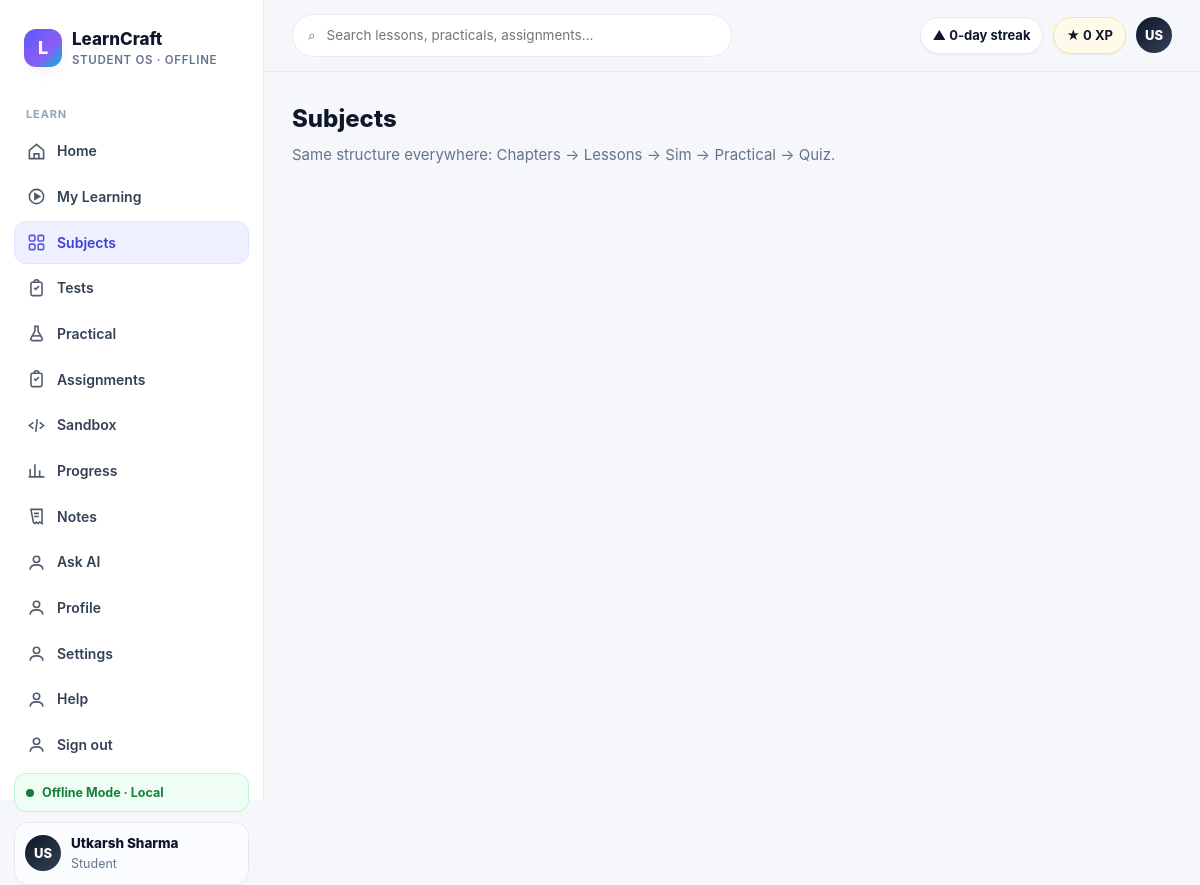
/subjects (signed in), run on an earlier commit of the app's database.
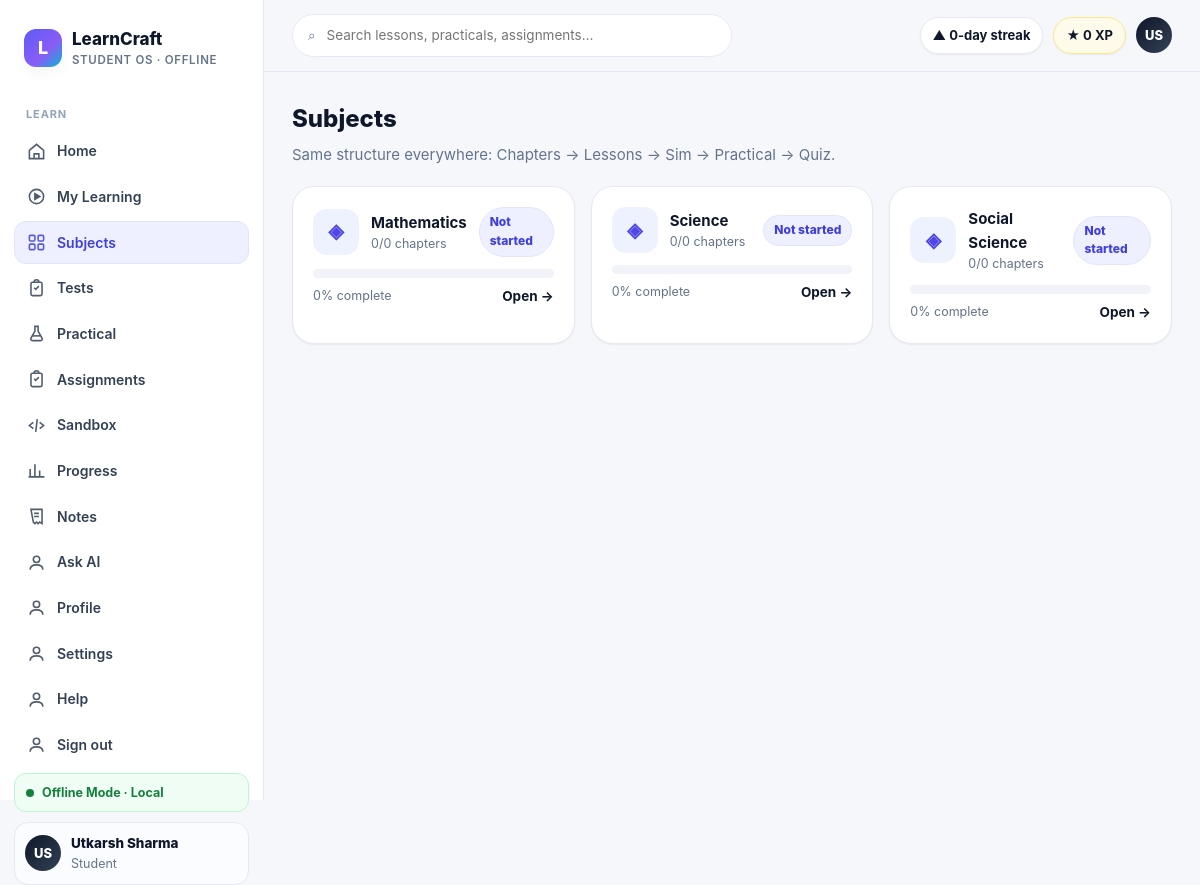
And on a later commit of the database.
### tables this page shows
CREATE TABLE academic_subjects (
            subject_id TEXT PRIMARY KEY,
            board TEXT NOT NULL,
            class_level TEXT NOT NULL,
            academic_year TEXT NOT NULL,
            slug TEXT NOT NULL,
            name TEXT NOT NULL,
            description TEXT NOT NULL DEFAULT '',
            source_version TEXT NOT NULL,
            UNIQUE(board, class_level, academic_year, slug)
        );

### app/main.py (the view)
@app.route("/subjects")
@require_auth
def subjects():
    return render_template("pages/subjects.html", title="Subjects",
                           subjects=student_subjects(current_user()["id"]), **shell_ctx("subjects", current_user()))

### app/database/connection.py (called while the page is built)
def resolve_db_path():
    configured = os.environ.get("LEARNCRAFT_DB_PATH")
    if configured:
        return Path(configured)
    return DATA_DIR / "learncraft.db"

def get_connection():
    db_path = resolve_db_path()
    db_path.parent.mkdir(parents=True, exist_ok=True)
    connection = sqlite3.connect(db_path)
    connection.row_factory = sqlite3.Row
    return connection

def _row_to_dict(row):
    return dict(row) if row else None

def get_user_by_id(user_id):
    connection = get_connection()
    user = connection.execute("SELECT * FROM users WHERE id = ?", (int(user_id),)).fetchone()
    connection.close()
    return _row_to_dict(user)

def user_payload(user):
    if not user:
        return None
    user_data = dict(user)
    user_data.pop("password_hash", None)
    return user_data

def get_user_progress(user_id):
    connection = get_connection()
    rows = connection.execute(
        "SELECT * FROM learning_progress WHERE user_id = ? ORDER BY updated_at DESC",
        (int(user_id),),
    ).fetchall()
    connection.close()
    return [dict(row) for row in rows]

### frontend/templates/pages/subjects.html
{% extends "base.html" %}{% from "components.html" import progressbar, badge %}
{% block content %}
<div class="page-head"><div><div class="h1">Subjects</div><p>Same structure everywhere: Chapters → Lessons → Sim → Practical → Quiz.</p></div></div>
<div class="grid grid-3">
{% for s in subjects %}
<a class="card hover subj" href="/subjects/{{ s.slug }}" data-search="{{ s.name }}">
  <div class="subj-top"><div class="tile-icon" style="background:{{ s.bg }};color:{{ s.color }}">{{ s.icon }}</div><div><b>{{ s.name }}</b><div class="caption">{{ s.completed }}/{{ s.chapters }} chapters</div></div><span style="margin-left:auto">{{ badge(s.tag, 'ok' if s.tag=='Ahead' else ('warn' if s.tag=='Needs focus' else 'info')) }}</span></div>
  {{ progressbar(s.progress) }}
  <div style="display:flex;justify-content:space-between;margin-top:8px"><span class="caption">{{ s.progress }}% complete</span><b class="body-sm">Open →</b></div>
</a>
{% endfor %}
</div>
{% endblock %}

### frontend/templates/base.html (shortened to what this page needs)
<!DOCTYPE html>
<html lang="en">
<head>
<link rel="stylesheet" href="/static/css/design-system.css">
</head>
<body>
{% from "components.html" import icon %}
<div class="shell">
  <aside class="sidebar" id="sidebar">
    <div class="brand"><div class="brand-mark">L</div><div><div class="brand-name">LearnCraft</div><div class="brand-sub">Student OS · Offline</div></div></div>
    <nav class="nav">
      <div class="nav-label">Learn</div>
      {% for item in nav %}
      <a class="nav-item {% if active == item.slug %}active{% endif %}" href="{{ item.href }}">{{ icon(item.icon) }}{{ item.label }}
      </a>
      {% endfor %}
    </nav>
    <div class="side-foot">
      <div class="offline-pill" data-network-pill><span class="dot pulse"></span><span>Offline Mode · Local</span></div>
      <div class="mini-profile"><div class="avatar">{{ student.avatar }}</div><div><div style="font-weight:800;font-size:13.5px">{{ student.name }}</div><div class="caption">{{ student.roll_no }}</div></div></div>
    </div>
  </aside>
  <div class="main">
    <div class="topbar">
      <div class="search">⌕ <input id="globalSearch" placeholder="Search lessons, practicals, assignments…" oninput="filterCards(this.value)"></div>
      <div class="top-actions">
        <span class="pill">▲ {{ student.streak_days }}-day streak</span>
        <span class="pill xp">★ {{ student.xp }} XP</span>
        <div class="avatar">{{ student.avatar }}</div>
      </div>
    </div>
    <div class="content">{% block content %}{% endblock %}</div>
  </div>
</div>
</body>
</html>

### frontend/templates/components.html (shortened to what this page needs)
{% macro icon(name) -%}
{% if name == 'home' %}<svg viewBox="0 0 24 24" fill="none" stroke="currentColor" stroke-width="2"><path d="M3 10.5 12 3l9 7.5V21H3z"/><path d="M9 21v-6h6v6"/></svg>
{% elif name == 'play' %}<svg viewBox="0 0 24 24" fill="none" stroke="currentColor" stroke-width="2"><circle cx="12" cy="12" r="9"/><path d="M10 8.5v7l6-3.5z" fill="currentColor"/></svg>
{% elif name == 'grid' %}<svg viewBox="0 0 24 24" fill="none" stroke="currentColor" stroke-width="2"><rect x="3" y="3" width="7" height="7" rx="1.5"/><rect x="14" y="3" width="7" height="7" rx="1.5"/><rect x="3" y="14" width="7" height="7" rx="1.5"/><rect x="14" y="14" width="7" height="7" rx="1.5"/></svg>
{% elif name == 'flask' %}<svg viewBox="0 0 24 24" fill="none" stroke="currentColor" stroke-width="2"><path d="M9 3h6M10 3v6l-5 9a2 2 0 0 0 1.8 3h10.4A2 2 0 0 0 19 18l-5-9V3"/><path d="M7.5 15h9"/></svg>
{% elif name == 'clip' %}<svg viewBox="0 0 24 24" fill="none" stroke="currentColor" stroke-width="2"><rect x="5" y="4" width="14" height="17" rx="2"/><path d="M9 4a3 3 0 0 1 6 0M9 11l2 2 4-4"/></svg>
{% elif name == 'code' %}<svg viewBox="0 0 24 24" fill="none" stroke="currentColor" stroke-width="2"><path d="m8 8-5 4 5 4M16 8l5 4-5 4M13 4l-2 16"/></svg>
{% elif name == 'chart' %}<svg viewBox="0 0 24 24" fill="none" stroke="currentColor" stroke-width="2"><path d="M4 20V10M10 20V4M16 20v-8M22 20H2"/></svg>
{% elif name == 'note' %}<svg viewBox="0 0 24 24" fill="none" stroke="currentColor" stroke-width="2"><path d="M5 3h14v18l-3-2-2 2-2-2-2 2-2-2z"/><path d="M9 8h6M9 12h6"/></svg>
{% elif name == 'user' %}<svg viewBox="0 0 24 24" fill="none" stroke="currentColor" stroke-width="2"><circle cx="12" cy="8" r="4"/><path d="M4 21c0-4 3.6-6 8-6s8 2 8 6"/></svg>
{% else %}<svg viewBox="0 0 24 24" fill="none" stroke="currentColor" stroke-width="2"><circle cx="12" cy="12" r="9"/></svg>
{% endif %}
{%- endmacro %}
{% macro progressbar(pct) -%}
<div class="pbar" role="progressbar" aria-valuenow="{{ pct }}" aria-valuemin="0" aria-valuemax="100"><i style="width:{{ pct }}%"></i></div>
{%- endmacro %}
{% macro badge(text, tone='muted') -%}<span class="badge {{ tone }}">{{ text }}</span>{%- endmacro %}

What changed in the data, as far as the page shows it:
added academic_subjects: icon "◈", name "Mathematics", completed "0", chapters "0", text "Not started", progress "0"
added academic_subjects: icon "◈", name "Science", completed "0", chapters "0", text "Not started", progress "0"
added academic_subjects: icon "◈", name "Social Science", completed "0", chapters "0", text "Not started", progress "0"
